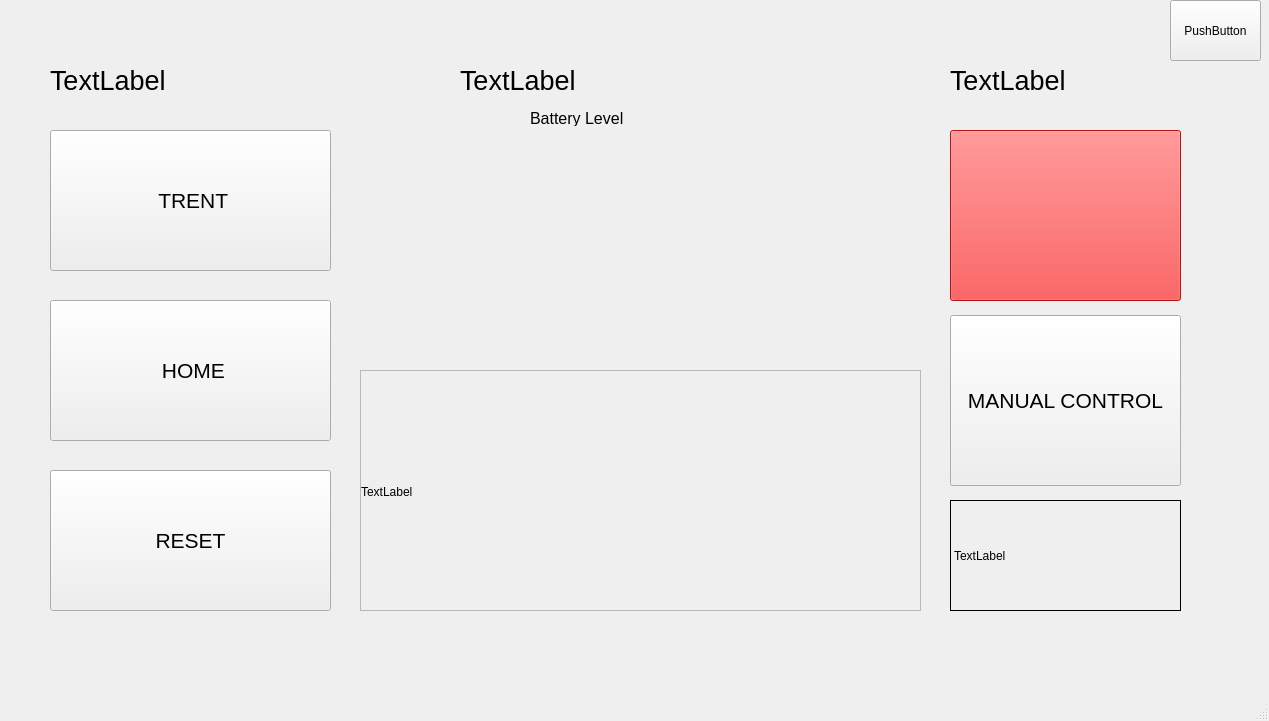
<?xml version="1.0" encoding="UTF-8"?>
<ui version="4.0">
 <class>MainWindow</class>
 <widget class="QMainWindow" name="MainWindow">
  <property name="geometry">
   <rect>
    <x>0</x>
    <y>0</y>
    <width>1269</width>
    <height>721</height>
   </rect>
  </property>
  <property name="windowTitle">
   <string>MainWindow</string>
  </property>
  <property name="toolButtonStyle">
   <enum>Qt::ToolButtonTextOnly</enum>
  </property>
  <widget class="QWidget" name="centralwidget">
   <widget class="QLabel" name="label">
    <property name="geometry">
     <rect>
      <x>50</x>
      <y>50</y>
      <width>281</width>
      <height>61</height>
     </rect>
    </property>
    <property name="font">
     <font>
      <pointsize>20</pointsize>
     </font>
    </property>
    <property name="text">
     <string>TextLabel</string>
    </property>
   </widget>
   <widget class="QPushButton" name="myCall">
    <property name="geometry">
     <rect>
      <x>50</x>
      <y>130</y>
      <width>281</width>
      <height>141</height>
     </rect>
    </property>
    <property name="font">
     <font>
      <pointsize>16</pointsize>
     </font>
    </property>
    <property name="text">
     <string> TRENT</string>
    </property>
    <property name="icon">
     <iconset>
      <normaloff>parcel-removebg-preview.png</normaloff>parcel-removebg-preview.png</iconset>
    </property>
    <property name="iconSize">
     <size>
      <width>40</width>
      <height>40</height>
     </size>
    </property>
   </widget>
   <widget class="QPushButton" name="myHome">
    <property name="geometry">
     <rect>
      <x>50</x>
      <y>300</y>
      <width>281</width>
      <height>141</height>
     </rect>
    </property>
    <property name="font">
     <font>
      <pointsize>16</pointsize>
     </font>
    </property>
    <property name="text">
     <string> HOME</string>
    </property>
    <property name="icon">
     <iconset>
      <normaloff>home-removebg-preview.png</normaloff>home-removebg-preview.png</iconset>
    </property>
    <property name="iconSize">
     <size>
      <width>40</width>
      <height>40</height>
     </size>
    </property>
   </widget>
   <widget class="QPushButton" name="myManual">
    <property name="geometry">
     <rect>
      <x>950</x>
      <y>315</y>
      <width>231</width>
      <height>171</height>
     </rect>
    </property>
    <property name="font">
     <font>
      <pointsize>16</pointsize>
     </font>
    </property>
    <property name="text">
     <string>MANUAL CONTROL</string>
    </property>
   </widget>
   <widget class="QRoundProgressBar" name="widget" native="true">
    <property name="geometry">
     <rect>
      <x>490</x>
      <y>140</y>
      <width>261</width>
      <height>221</height>
     </rect>
    </property>
   </widget>
   <widget class="QPushButton" name="myStop">
    <property name="geometry">
     <rect>
      <x>950</x>
      <y>130</y>
      <width>231</width>
      <height>171</height>
     </rect>
    </property>
    <property name="palette">
     <palette>
      <active>
       <colorrole role="WindowText">
        <brush brushstyle="SolidPattern">
         <color alpha="255">
          <red>255</red>
          <green>255</green>
          <blue>255</blue>
         </color>
        </brush>
       </colorrole>
       <colorrole role="Button">
        <brush brushstyle="SolidPattern">
         <color alpha="255">
          <red>255</red>
          <green>25</green>
          <blue>25</blue>
         </color>
        </brush>
       </colorrole>
       <colorrole role="Text">
        <brush brushstyle="SolidPattern">
         <color alpha="255">
          <red>255</red>
          <green>255</green>
          <blue>255</blue>
         </color>
        </brush>
       </colorrole>
       <colorrole role="ButtonText">
        <brush brushstyle="SolidPattern">
         <color alpha="255">
          <red>255</red>
          <green>255</green>
          <blue>255</blue>
         </color>
        </brush>
       </colorrole>
       <colorrole role="Base">
        <brush brushstyle="SolidPattern">
         <color alpha="255">
          <red>255</red>
          <green>25</green>
          <blue>25</blue>
         </color>
        </brush>
       </colorrole>
       <colorrole role="Window">
        <brush brushstyle="SolidPattern">
         <color alpha="255">
          <red>255</red>
          <green>25</green>
          <blue>25</blue>
         </color>
        </brush>
       </colorrole>
       <colorrole role="HighlightedText">
        <brush brushstyle="SolidPattern">
         <color alpha="255">
          <red>166</red>
          <green>0</green>
          <blue>0</blue>
         </color>
        </brush>
       </colorrole>
       <colorrole role="PlaceholderText">
        <brush brushstyle="NoBrush">
         <color alpha="128">
          <red>255</red>
          <green>255</green>
          <blue>255</blue>
         </color>
        </brush>
       </colorrole>
      </active>
      <inactive>
       <colorrole role="WindowText">
        <brush brushstyle="SolidPattern">
         <color alpha="255">
          <red>255</red>
          <green>255</green>
          <blue>255</blue>
         </color>
        </brush>
       </colorrole>
       <colorrole role="Button">
        <brush brushstyle="SolidPattern">
         <color alpha="255">
          <red>255</red>
          <green>25</green>
          <blue>25</blue>
         </color>
        </brush>
       </colorrole>
       <colorrole role="Text">
        <brush brushstyle="SolidPattern">
         <color alpha="255">
          <red>255</red>
          <green>255</green>
          <blue>255</blue>
         </color>
        </brush>
       </colorrole>
       <colorrole role="ButtonText">
        <brush brushstyle="SolidPattern">
         <color alpha="255">
          <red>255</red>
          <green>255</green>
          <blue>255</blue>
         </color>
        </brush>
       </colorrole>
       <colorrole role="Base">
        <brush brushstyle="SolidPattern">
         <color alpha="255">
          <red>255</red>
          <green>25</green>
          <blue>25</blue>
         </color>
        </brush>
       </colorrole>
       <colorrole role="Window">
        <brush brushstyle="SolidPattern">
         <color alpha="255">
          <red>255</red>
          <green>25</green>
          <blue>25</blue>
         </color>
        </brush>
       </colorrole>
       <colorrole role="HighlightedText">
        <brush brushstyle="SolidPattern">
         <color alpha="255">
          <red>166</red>
          <green>0</green>
          <blue>0</blue>
         </color>
        </brush>
       </colorrole>
       <colorrole role="PlaceholderText">
        <brush brushstyle="NoBrush">
         <color alpha="128">
          <red>255</red>
          <green>255</green>
          <blue>255</blue>
         </color>
        </brush>
       </colorrole>
      </inactive>
      <disabled>
       <colorrole role="WindowText">
        <brush brushstyle="SolidPattern">
         <color alpha="255">
          <red>255</red>
          <green>255</green>
          <blue>255</blue>
         </color>
        </brush>
       </colorrole>
       <colorrole role="Button">
        <brush brushstyle="SolidPattern">
         <color alpha="255">
          <red>255</red>
          <green>25</green>
          <blue>25</blue>
         </color>
        </brush>
       </colorrole>
       <colorrole role="Text">
        <brush brushstyle="SolidPattern">
         <color alpha="255">
          <red>255</red>
          <green>255</green>
          <blue>255</blue>
         </color>
        </brush>
       </colorrole>
       <colorrole role="ButtonText">
        <brush brushstyle="SolidPattern">
         <color alpha="255">
          <red>255</red>
          <green>255</green>
          <blue>255</blue>
         </color>
        </brush>
       </colorrole>
       <colorrole role="Base">
        <brush brushstyle="SolidPattern">
         <color alpha="255">
          <red>255</red>
          <green>25</green>
          <blue>25</blue>
         </color>
        </brush>
       </colorrole>
       <colorrole role="Window">
        <brush brushstyle="SolidPattern">
         <color alpha="255">
          <red>255</red>
          <green>25</green>
          <blue>25</blue>
         </color>
        </brush>
       </colorrole>
       <colorrole role="HighlightedText">
        <brush brushstyle="SolidPattern">
         <color alpha="255">
          <red>166</red>
          <green>0</green>
          <blue>0</blue>
         </color>
        </brush>
       </colorrole>
       <colorrole role="PlaceholderText">
        <brush brushstyle="NoBrush">
         <color alpha="128">
          <red>255</red>
          <green>255</green>
          <blue>255</blue>
         </color>
        </brush>
       </colorrole>
      </disabled>
     </palette>
    </property>
    <property name="font">
     <font>
      <family>MS Shell Dlg 2</family>
      <pointsize>20</pointsize>
      <weight>50</weight>
      <italic>false</italic>
      <bold>false</bold>
     </font>
    </property>
    <property name="styleSheet">
     <string notr="true"/>
    </property>
    <property name="text">
     <string/>
    </property>
    <property name="icon">
     <iconset>
      <normaloff>stop-removebg-preview.png</normaloff>stop-removebg-preview.png</iconset>
    </property>
    <property name="iconSize">
     <size>
      <width>1000</width>
      <height>1000</height>
     </size>
    </property>
   </widget>
   <widget class="QLabel" name="myTime">
    <property name="geometry">
     <rect>
      <x>950</x>
      <y>50</y>
      <width>231</width>
      <height>61</height>
     </rect>
    </property>
    <property name="font">
     <font>
      <pointsize>20</pointsize>
     </font>
    </property>
    <property name="text">
     <string>TextLabel</string>
    </property>
   </widget>
   <widget class="QLabel" name="myMission">
    <property name="geometry">
     <rect>
      <x>460</x>
      <y>50</y>
      <width>341</width>
      <height>61</height>
     </rect>
    </property>
    <property name="sizePolicy">
     <sizepolicy hsizetype="Preferred" vsizetype="Preferred">
      <horstretch>0</horstretch>
      <verstretch>0</verstretch>
     </sizepolicy>
    </property>
    <property name="font">
     <font>
      <pointsize>20</pointsize>
     </font>
    </property>
    <property name="text">
     <string>TextLabel</string>
    </property>
   </widget>
   <widget class="QLabel" name="myBatteryLevel">
    <property name="geometry">
     <rect>
      <x>530</x>
      <y>110</y>
      <width>181</width>
      <height>16</height>
     </rect>
    </property>
    <property name="font">
     <font>
      <pointsize>12</pointsize>
     </font>
    </property>
    <property name="text">
     <string>Battery Level</string>
    </property>
   </widget>
   <widget class="QPushButton" name="myReset">
    <property name="geometry">
     <rect>
      <x>50</x>
      <y>470</y>
      <width>281</width>
      <height>141</height>
     </rect>
    </property>
    <property name="font">
     <font>
      <pointsize>16</pointsize>
     </font>
    </property>
    <property name="text">
     <string>RESET</string>
    </property>
    <property name="icon">
     <iconset>
      <normaloff>../../../Downloads/reset-removebg-preview.png</normaloff>../../../Downloads/reset-removebg-preview.png</iconset>
    </property>
    <property name="iconSize">
     <size>
      <width>40</width>
      <height>40</height>
     </size>
    </property>
   </widget>
   <widget class="QWidget" name="widget_2" native="true">
    <property name="geometry">
     <rect>
      <x>360</x>
      <y>370</y>
      <width>561</width>
      <height>241</height>
     </rect>
    </property>
    <widget class="QScrollArea" name="scrollArea">
     <property name="geometry">
      <rect>
       <x>0</x>
       <y>0</y>
       <width>561</width>
       <height>241</height>
      </rect>
     </property>
     <property name="widgetResizable">
      <bool>true</bool>
     </property>
     <widget class="QWidget" name="scrollAreaWidgetContents_2">
      <property name="geometry">
       <rect>
        <x>0</x>
        <y>0</y>
        <width>559</width>
        <height>239</height>
       </rect>
      </property>
      <widget class="QLabel" name="label_2">
       <property name="geometry">
        <rect>
         <x>0</x>
         <y>0</y>
         <width>561</width>
         <height>241</height>
        </rect>
       </property>
       <property name="text">
        <string>TextLabel</string>
       </property>
      </widget>
     </widget>
    </widget>
   </widget>
   <widget class="QPushButton" name="myExit">
    <property name="geometry">
     <rect>
      <x>1170</x>
      <y>0</y>
      <width>91</width>
      <height>61</height>
     </rect>
    </property>
    <property name="text">
     <string>PushButton</string>
    </property>
   </widget>
   <widget class="QLabel" name="label_3">
    <property name="geometry">
     <rect>
      <x>950</x>
      <y>500</y>
      <width>231</width>
      <height>111</height>
     </rect>
    </property>
    <property name="frameShape">
     <enum>QFrame::Box</enum>
    </property>
    <property name="text">
     <string>TextLabel</string>
    </property>
   </widget>
  </widget>
  <widget class="QMenuBar" name="menubar">
   <property name="geometry">
    <rect>
     <x>0</x>
     <y>0</y>
     <width>1269</width>
     <height>22</height>
    </rect>
   </property>
  </widget>
  <widget class="QStatusBar" name="statusbar"/>
 </widget>
 <customwidgets>
  <customwidget>
   <class>QRoundProgressBar</class>
   <extends>QWidget</extends>
   <header location="global">analoggaugewidget.h</header>
   <container>1</container>
  </customwidget>
 </customwidgets>
 <resources/>
 <connections/>
</ui>
